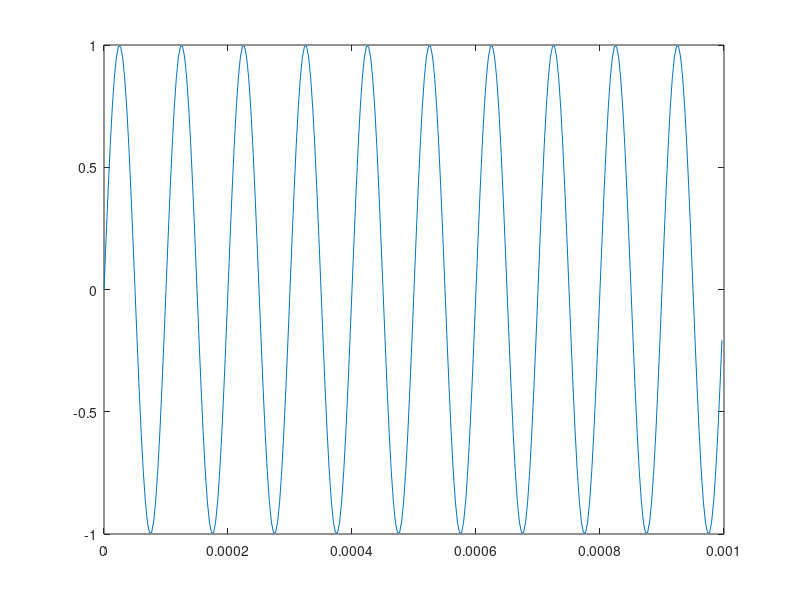

Here is the MATLAB script that generated this plot:

Fs = 300e3;
dt = 1/Fs;
Fsig = 10e3;
Tdur = 1e-3;

tvec = 0:dt:Tdur-dt;
x = sin(2*pi*Fsig*tvec);

plot(tvec,x);

